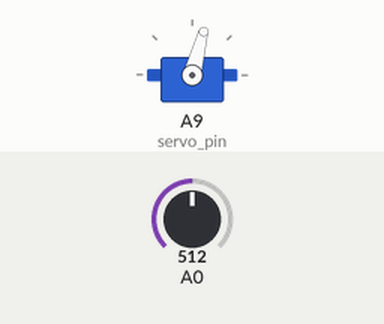
The sketch below on a simulated Teensy 3. Shown: servo. The test bench sets the inputs (shaded band); at power-on: A0 = 512. What the sketch prints to the serial monitor is not drawn.

Above: at 19.7 s.
19.8 s: A0 set to 716
At 20.1 s:
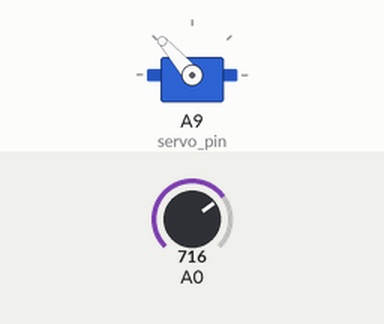
21.3 s: A0 set to 900
At 22.4 s:
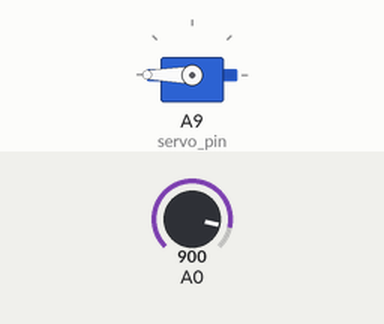
22.8 s: A0 set to 880
At 23.6 s:
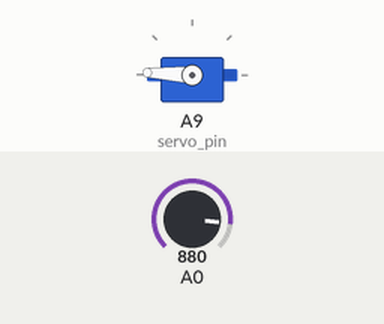
24.3 s: A0 set to 1023
At 24.7 s:
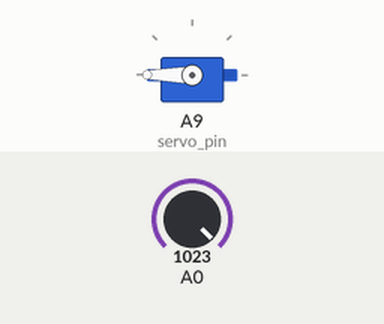
Timing chart, 0 to 26.8 s (numbered marks = the images above; inputs shaded):
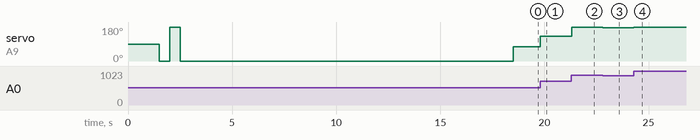

Measured:
- after the input at 19.8 s, servo on A9 (servo_pin): 75° → 131° at once
- after the input at 21.3 s, servo on A9 (servo_pin): 131° → 180° at once
- after the input at 22.8 s, servo on A9 (servo_pin): 180° → 177° at once
- after the input at 24.3 s, servo on A9 (servo_pin): 177° → 180° at once

The sketch:

HobbyKing-ESC-Control-Example.ino
```cpp
#include <Arduino.h>
#include "hardware.h"
#include "esc.h"
float speed;

int throttle_val;
int rawIn;

//Thresholds
float minPedalVoltage = 240.0;
int maxPedalVoltage = 890.0;

Esc myEsc;

void setup(){
	Serial.begin(9600);
  delay(1000);

  //Initialize ESC
  myEsc.begin();
  delay(15000);

}

void loop(){
  //Read Throttle Input
 	rawIn = analogRead(A0);
	Serial.print("Raw In: ");
	Serial.println(rawIn);

  //Convert to a value to send to ESC
	throttle_val = ((rawIn - minPedalVoltage) / (maxPedalVoltage - minPedalVoltage)) * 180;
	Serial.print("Throttle Value: ");
	Serial.println(throttle_val);

	if (throttle_val <= 180 && throttle_val >= 0){
		myEsc.write(throttle_val);
	}
	else if (throttle_val > 180){
		myEsc.write(180);
	}
	else{
		myEsc.write(0);
	}
}
```

esc.cpp
```cpp
#include "esc.h"
#include "hardware.h"

void Esc::begin() {
  _esc = new Servo();

  //Initilize ESC
	Serial.println("Starting ESC Handshake");

	_esc->attach(servo_pin); //ESC needs a low high low signal to turn on
	delay(500);
	_esc->write(0);
	delay(500);
	_esc->write(180);
	delay(500);
	_esc->write(0);
	delay(1000);
	Serial.println("Finished ESC Handshake");

}


void Esc::write(uint16_t throttle) {
  /*
   *Alice code: for use when the throttle or a potentiometer is attached
   *
   *throttle_val = ((throttle - zero'ing_factor)*motor_maxvalue/calculated_value_to_set_max_desired_servo_value)
   */
  _esc->write(throttle);

}
```

esc.h
```cpp
#ifndef ESC_STARTUP_H
#define ESC_STARTUP_H

#include <Arduino.h>
#include <Servo.h>
#include "hardware.h"

class Esc {
public:

  Esc() {};
  void begin();
  void write(uint16_t throttle);

private:
  Servo * _esc; // We created a variable that can store the address of the servo object (THE OBJECT IS NOT _ESC)
  uint16_t throttle_val;
  bool test_flag;
};
#endif
```

hardware.h
```cpp
#ifndef HARDWARE_H
#define HARDWARE_H

const int BR = 9600; //set Baud Rate - 115200 doesn't work

// Set Servo Pin
const int servo_pin = 23; //Set servo pin


#endif
```
